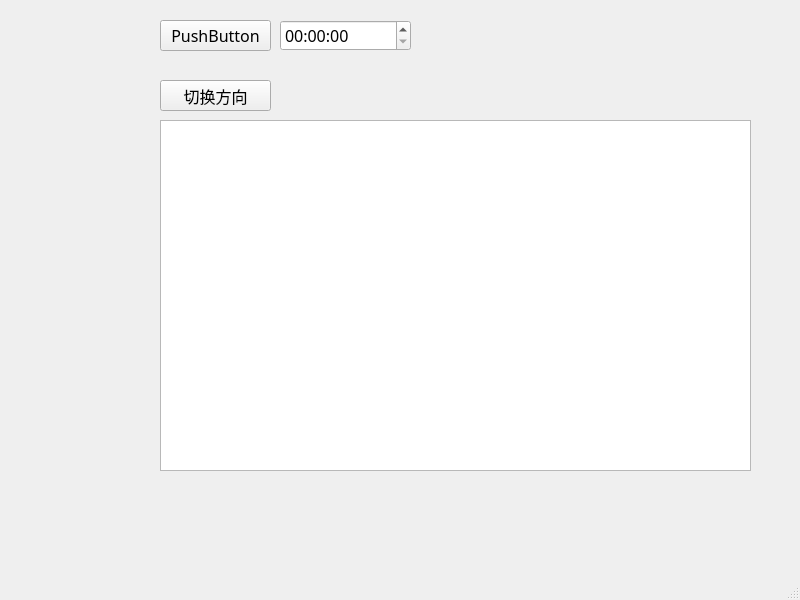
<?xml version="1.0" encoding="UTF-8"?>
<ui version="4.0">
 <class>RealtimeWindow</class>
 <widget class="QMainWindow" name="RealtimeWindow">
  <property name="geometry">
   <rect>
    <x>0</x>
    <y>0</y>
    <width>800</width>
    <height>600</height>
   </rect>
  </property>
  <property name="windowTitle">
   <string>MainWindow</string>
  </property>
  <widget class="QWidget" name="centralwidget">
   <widget class="QPushButton" name="toggleButton">
    <property name="geometry">
     <rect>
      <x>160</x>
      <y>20</y>
      <width>111</width>
      <height>31</height>
     </rect>
    </property>
    <property name="font">
     <font>
      <family>微软雅黑</family>
      <pointsize>12</pointsize>
     </font>
    </property>
    <property name="text">
     <string>PushButton</string>
    </property>
   </widget>
   <widget class="QGraphicsView" name="singleView">
    <property name="geometry">
     <rect>
      <x>160</x>
      <y>120</y>
      <width>591</width>
      <height>351</height>
     </rect>
    </property>
   </widget>
   <widget class="QTimeEdit" name="timeEdit">
    <property name="geometry">
     <rect>
      <x>280</x>
      <y>20</y>
      <width>131</width>
      <height>31</height>
     </rect>
    </property>
    <property name="font">
     <font>
      <family>微软雅黑</family>
      <pointsize>12</pointsize>
     </font>
    </property>
   </widget>
   <widget class="QPushButton" name="updButton">
    <property name="geometry">
     <rect>
      <x>160</x>
      <y>80</y>
      <width>111</width>
      <height>31</height>
     </rect>
    </property>
    <property name="font">
     <font>
      <family>微软雅黑</family>
      <pointsize>12</pointsize>
     </font>
    </property>
    <property name="text">
     <string>切换方向</string>
    </property>
   </widget>
  </widget>
  <widget class="QMenuBar" name="menubar">
   <property name="geometry">
    <rect>
     <x>0</x>
     <y>0</y>
     <width>800</width>
     <height>21</height>
    </rect>
   </property>
  </widget>
  <widget class="QStatusBar" name="statusbar"/>
 </widget>
 <resources/>
 <connections/>
</ui>
